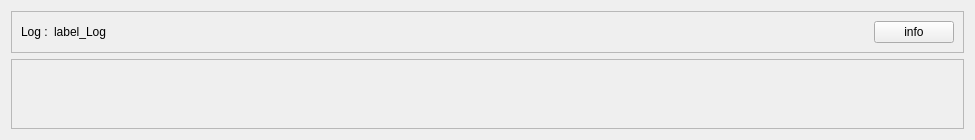
<?xml version="1.0" encoding="UTF-8"?>
<ui version="4.0">
 <class>Form</class>
 <widget class="QWidget" name="Form">
  <property name="geometry">
   <rect>
    <x>0</x>
    <y>0</y>
    <width>975</width>
    <height>124</height>
   </rect>
  </property>
  <property name="windowTitle">
   <string>Form</string>
  </property>
  <layout class="QVBoxLayout" name="verticalLayout_3">
   <item>
    <widget class="QFrame" name="frame">
     <property name="sizePolicy">
      <sizepolicy hsizetype="Preferred" vsizetype="Maximum">
       <horstretch>0</horstretch>
       <verstretch>0</verstretch>
      </sizepolicy>
     </property>
     <property name="frameShape">
      <enum>QFrame::StyledPanel</enum>
     </property>
     <property name="frameShadow">
      <enum>QFrame::Raised</enum>
     </property>
     <layout class="QHBoxLayout" name="horizontalLayout">
      <item>
       <widget class="QLabel" name="label">
        <property name="sizePolicy">
         <sizepolicy hsizetype="Maximum" vsizetype="Maximum">
          <horstretch>0</horstretch>
          <verstretch>0</verstretch>
         </sizepolicy>
        </property>
        <property name="text">
         <string>Log :</string>
        </property>
       </widget>
      </item>
      <item>
       <widget class="QLabel" name="label_log">
        <property name="sizePolicy">
         <sizepolicy hsizetype="Expanding" vsizetype="Minimum">
          <horstretch>0</horstretch>
          <verstretch>0</verstretch>
         </sizepolicy>
        </property>
        <property name="text">
         <string>label_Log</string>
        </property>
       </widget>
      </item>
      <item>
       <widget class="QPushButton" name="button_log">
        <property name="text">
         <string>info</string>
        </property>
       </widget>
      </item>
     </layout>
    </widget>
   </item>
   <item>
    <layout class="QVBoxLayout" name="vlayout_wholeLog">
     <item>
      <widget class="QScrollArea" name="scrollArea_log">
       <property name="sizePolicy">
        <sizepolicy hsizetype="Expanding" vsizetype="Maximum">
         <horstretch>0</horstretch>
         <verstretch>0</verstretch>
        </sizepolicy>
       </property>
       <property name="widgetResizable">
        <bool>true</bool>
       </property>
       <widget class="QWidget" name="scrollLabel_wholeLog">
        <property name="geometry">
         <rect>
          <x>0</x>
          <y>0</y>
          <width>949</width>
          <height>34</height>
         </rect>
        </property>
        <property name="sizePolicy">
         <sizepolicy hsizetype="Preferred" vsizetype="Maximum">
          <horstretch>0</horstretch>
          <verstretch>0</verstretch>
         </sizepolicy>
        </property>
        <layout class="QVBoxLayout" name="verticalLayout">
         <item>
          <widget class="QLabel" name="label_wholeLog">
           <property name="sizePolicy">
            <sizepolicy hsizetype="Preferred" vsizetype="Maximum">
             <horstretch>0</horstretch>
             <verstretch>0</verstretch>
            </sizepolicy>
           </property>
           <property name="text">
            <string/>
           </property>
          </widget>
         </item>
        </layout>
       </widget>
      </widget>
     </item>
    </layout>
   </item>
  </layout>
 </widget>
 <resources/>
 <connections/>
</ui>
